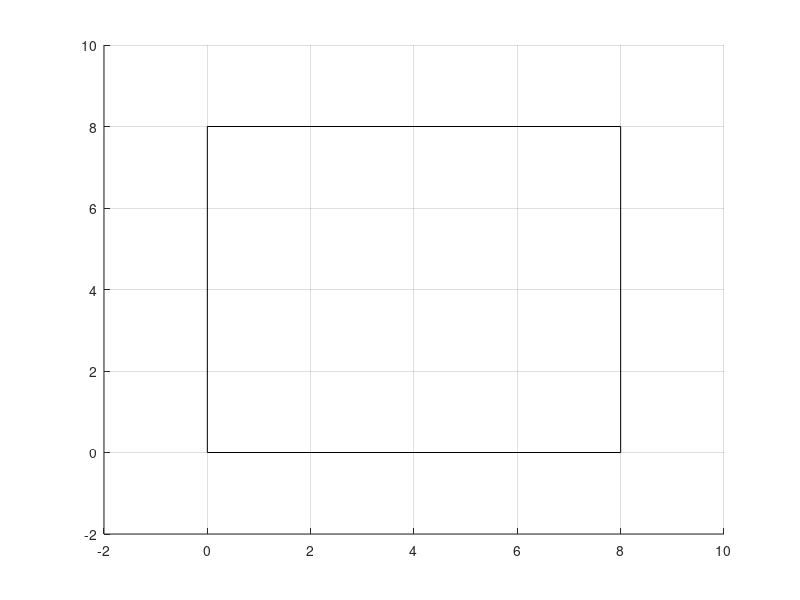

The MATLAB source for this figure: (Note: this script raises an error after producing the figure.)
input = fopen('input.txt', 'r');
for i = 1:4
    param = fgets(input);
    eval(param);
end
fclose(input);
rectangle('Position', [0 0 width height]);
axis([0-radius, width+radius, 0-radius, height+radius]);
grid on;
output = fopen('output.txt', 'r');
while ~feof(output)
    circles = fgets(output);
    eval(circles);
end

fclose(output);